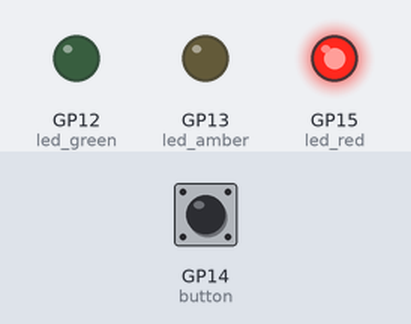
This program was run on a simulated Raspberry Pi Pico running MicroPython. On the bench: output pins drawn as LEDs (lit = HIGH). The test bench sets the inputs (shaded band); at power-on: GP14 (button) LOW. Threads take turns every 2 ms; what the program prints to the serial console is not drawn.

Above: at 1.2 s.
1.3 s: GP14 (button) pulled HIGH for 0.15 s
At 6.0 s:
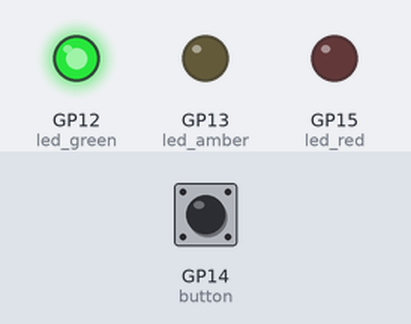
At 11.0 s:
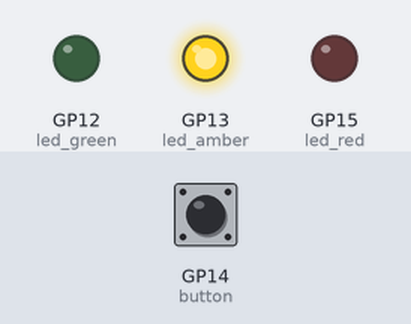
Timing chart, 0 to 26.5 s (numbered marks = the images above; inputs shaded):
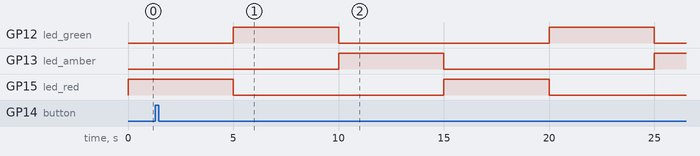

Measured:
- by itself, GP12 (led_green): alternates HIGH for 5.0 s and LOW for 10.0 s

The program:

TrafficLights.py
```python
from machine import Pin
import utime
import _thread

led_red = Pin(15, Pin.OUT)
led_amber = Pin(13, Pin.OUT)
led_green = Pin(12, Pin.OUT)

button = Pin(14, Pin.IN, Pin.PULL_DOWN)

global button_pressed
button_pressed = False

def button_reader_thread():
    global button_pressed
    while True:
        if button.value() == 1:
            button_pressed = True
        utime.sleep(0.01)

_thread.start_new_thread(button_reader_thread, ())

while True:
    if button_pressed == True:
        led_red.value(1)
        print("button")
        global button_pressed
        button_pressed = False

    led_red.value(1)
    utime.sleep(5)

    led_red.value(0)
    led_amber.value(0)
    led_green.value(1)

    utime.sleep(5)

    led_red.value(0)
    led_amber.value(1)
    led_green.value(0)

    utime.sleep(5)

    led_red.value(0)
    led_amber.value(0)
    led_green.value(0)


                
```
